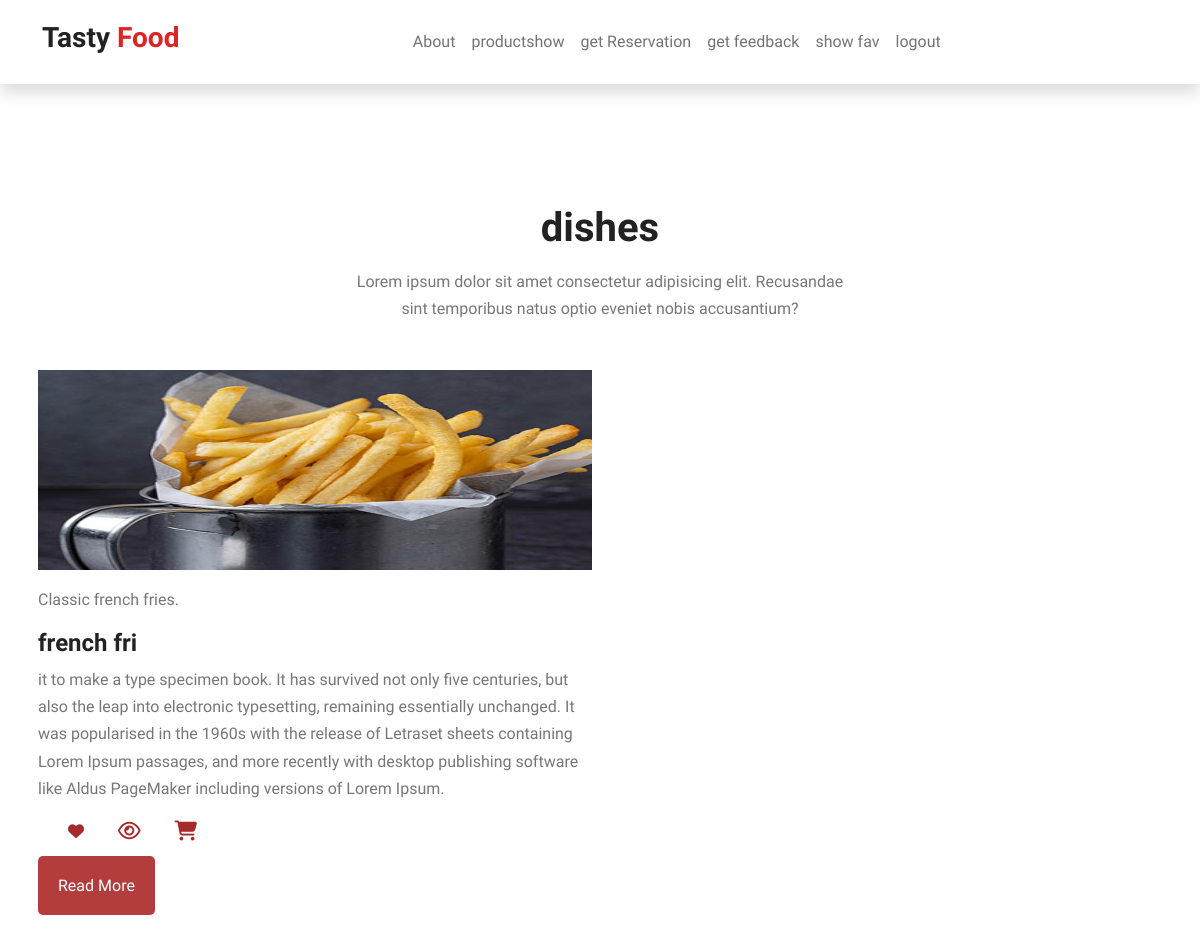
/productshow, run on the app's committed database.
### company/models.py (models this page shows, shortened)
class food(models.Model):
    user = models.ForeignKey(settings.AUTH_USER_MODEL,
                             null=True, on_delete=models.CASCADE)
    name = models.CharField(max_length=122)
    type = models.CharField(max_length=122)
    describtion = models.TextField()
    price = models.CharField(max_length=122)
    image = models.ImageField(upload_to='profileimg', blank=True)

### customer/views.py (the view)
# urls.py: path('productshow', views.productshow, name='productshow'),
def productshow(request):
    blogs = food.objects.all()
    context = {'blogs': blogs}
    return render(request, 'customer/productshow.html', locals())

### templates/customer/productshow.html (shortened to what this page needs)
{% extends 'customer/base2.html' %} {% load crispy_forms_tags %} {% block body %}
<section id="blog">
  <div class="container">
    <div class="row">
      <div class="col-12 intro-text">
        <h1>dishes</h1>
        <p>
          Lorem ipsum dolor sit amet consectetur adipisicing elit. Recusandae
          sint temporibus natus optio eveniet nobis accusantium?
        </p>
      </div>
    </div>
    <div class="row gy-4">
      {% for blog in blogs %}
      <div class="col-sm-6 p-2 ">
        <img src="{{blog.image.url}}" width="300px" height="200px" alt="" />
        <p>{{blog.type}}</p>
        <h4><a href="#">{{blog.name}}</a></h4>
        <p>{{blog.describtion}}</p>
        <div  >
          <a href="{% url 'customer:addtofav' id=blog.id %}"><i class="fa-solid fa-heart" style="color: brown; margin-left: 30px "></i></a>
          <a href="#"
            ><i
              class="fa-regular fa-eye fa-lg"
              style="color: brown; margin-left: 30px"
            ></i
          ></a>
          <a href="#"
            ><i
              class="fa-solid fa-cart-shopping fa-lg"
              style="color: brown; margin-left: 30px"
            ></i
          ></a>
        </div>
        <br>
        <a style="border-radius: 5px; background-color: rgb(179, 61, 61); color: azure; padding: 20px;" href="#">Read More</a>
      </div>
    {%endfor%}
  </div>
</section>
{% endblock %}

### static/css/style.css (style rules this page uses)
body { font-family: "Spline Sans", sans-serif; color: #777; line-height: 1.7; }
h1,h2,h3,h4,h5,h6 { font-weight: 600; color: #222; }
a { color: #222; text-decoration: none; transition: all 0.4s; }
img { width: 100%; }
section { padding-top: 120px; padding-bottom: 120px; }
.intro-text { margin-bottom: 40px; text-align: center; }
.intro-text p { max-width: 500px; margin: 16px auto 0 auto; }

### data on the page
food: image (picture), type "Classic french fries.", name "french fri", describtion "it to make a type specimen book. It has survived not only five centuries, but also the leap into electronic typesetting, remaining essentially unchanged. It was popularised in the 1960s with the release of Letraset sheets containing Lorem Ipsum passages, and more recently with desktop publishing software like Aldus PageMaker including versions of Lorem Ipsum."
